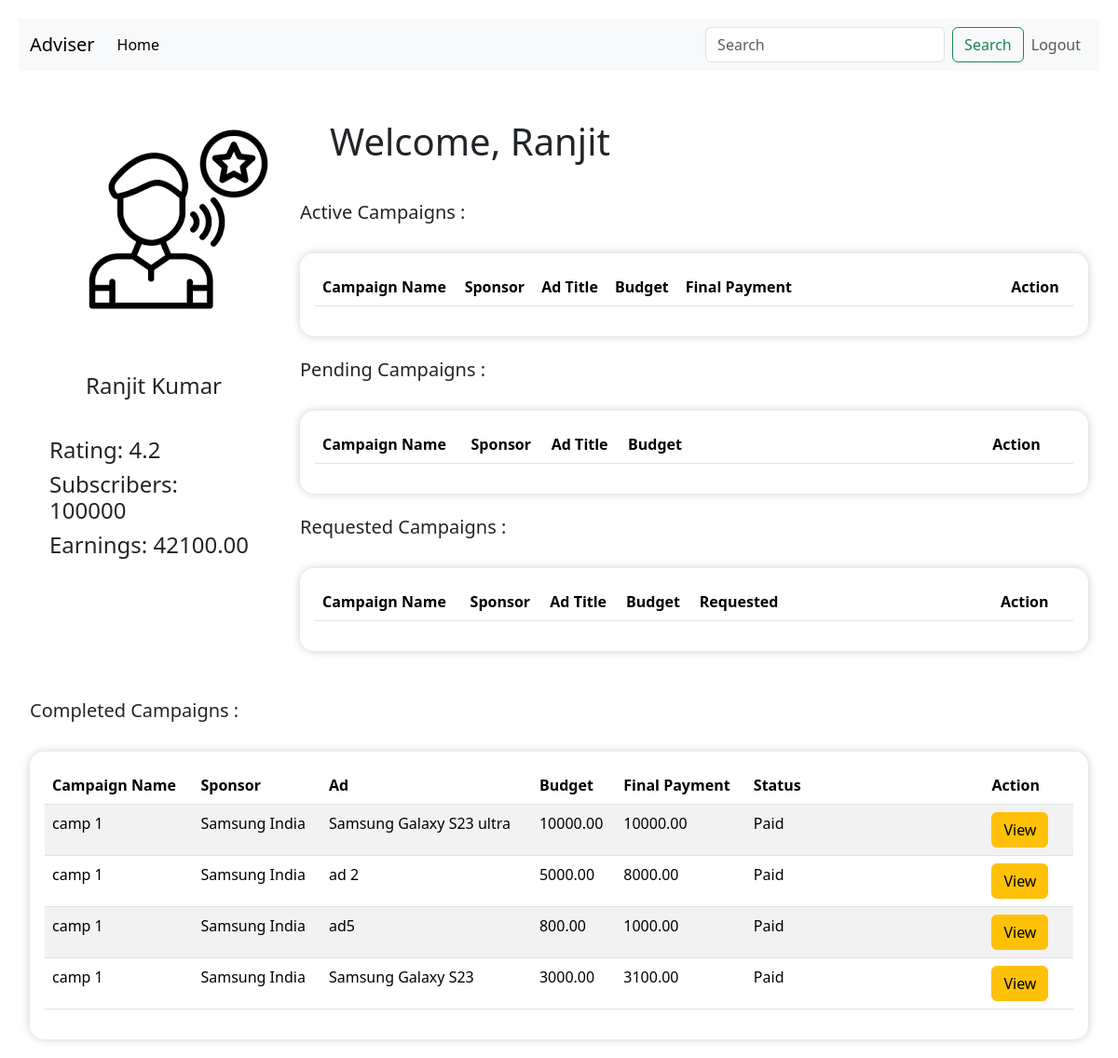
Page /influencer/geekyranjit/dashboard on the earlier database version.
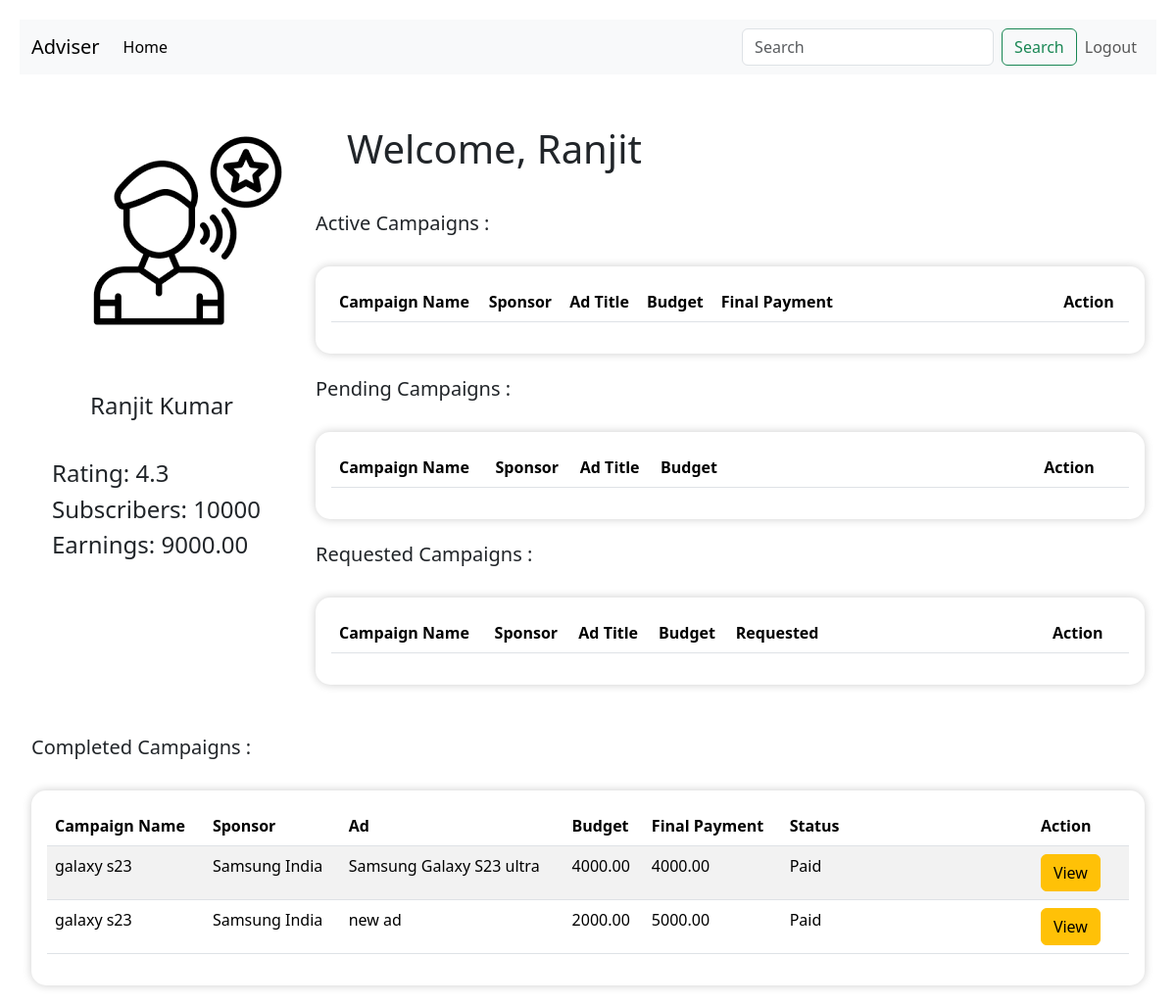
Same page on the later database version.
### backend/models.py (models this page shows)
class Influencer(db.Model):
    influencer_id=db.Column(db.Integer,primary_key=True,autoincrement=True)
    username=db.Column(db.String(),nullable=False,unique=True)
    password=db.Column(db.String(),nullable=False)
    f_name=db.Column(db.String(),nullable=False)
    l_name=db.Column(db.String(),nullable=False)
    earnings=db.Column(db.Numeric(10, 2),nullable=False,default=0)
    rating=db.Column(db.Numeric(3, 2),nullable=False,default=None)
    flagged=db.Column(db.Integer,nullable=False,default=0)
    admin_id=db.Column(db.Integer,db.ForeignKey('admin.admin_id'),nullable=False,default=1)
    category_id=db.Column(db.String(),db.ForeignKey("category.cat_id"),nullable=False)
    niche_id=db.Column(db.String(),db.ForeignKey("niche.niche_id"),nullable=False)
    social_media=db.Column(db.String(),nullable=False)
    subs=db.Column(db.Integer,nullable=False)
    category=db.relationship('Category', back_populates='influencers')
    niche = db.relationship('Niche', back_populates='influencers')
    admin=db.relationship('Admin', back_populates='influencers')
    ads=db.relationship('Adrequest',back_populates='influencers')

class Adrequest(db.Model):
    ad_id=db.Column(db.Integer,primary_key=True,autoincrement=True)
    campaign_id=db.Column(db.Integer,db.ForeignKey("campaign.campaign_id"),nullable=False)
    influencer_id=db.Column(db.Integer,db.ForeignKey("influencer.influencer_id"),nullable=False)
    name=db.Column(db.String(), nullable=False,unique=True)
    content=db.Column(db.String(), nullable=False)
    niche_id=db.Column(db.String(),db.ForeignKey("niche.niche_id"),nullable=False)
    status=db.Column(db.String(), nullable=False,default='pending')
    budget = db.Column(db.Numeric(10, 2), nullable=False)
    negotiate_budget=db.Column(db.Numeric(10, 2), nullable=False,default=0)
    niche=db.relationship('Niche',back_populates='adrequests')
    campaign=db.relationship('Campaign',back_populates='ads')
    influencers=db.relationship('Influencer',back_populates='ads')

class Campaign(db.Model):
    campaign_id=db.Column(db.Integer,primary_key=True,autoincrement=True)
    sponsor_id=db.Column(db.Integer,db.ForeignKey('sponsor.sponsor_id'),nullable=False)
    admin_id=db.Column(db.Integer,db.ForeignKey('admin.admin_id'),nullable=False,default=1)
    name=db.Column(db.String(),nullable=False,unique=True)
    category_id=db.Column(db.String(),db.ForeignKey("category.cat_id"),nullable=False)
    start_date=db.Column(db.Date,nullable=False)
    end_date = db.Column(db.Date, nullable=False)
    initial_budget=db.Column(db.Numeric(10, 2),nullable=False,default=0)
    budget = db.Column(db.Numeric(10, 2), nullable=False)
    status = db.Column(db.String(), nullable=False,default='active')
    visibility= db.Column(db.String(50),nullable=False)
    goals=db.Column(db.String(),nullable=False)
    flagged=db.Column(db.Integer,nullable=False,default=0)
    categories=db.relationship('Category',back_populates='campaigns')
    sponsors=db.relationship('Sponsor',back_populates='campaigns')
    admin=db.relationship('Admin',back_populates='campaigns')
    ads=db.relationship('Adrequest',back_populates='campaign')

class Sponsor(db.Model):
    sponsor_id=db.Column(db.Integer,primary_key=True,autoincrement=True)
    username=db.Column(db.String(),nullable=False,unique=True)
    password=db.Column(db.String(),nullable=False)
    company_name=db.Column(db.String(),nullable=False,unique=True)
    industry=db.Column(db.String(),nullable=False)
    initial_budget=db.Column(db.Numeric(10, 2),nullable=False,default=0)
    budget=db.Column(db.Numeric(10, 2),nullable=False)
    flagged=db.Column(db.Integer,nullable=False,default=0)
    admin_id=db.Column(db.Integer,db.ForeignKey('admin.admin_id'),nullable=False,default=1)
    campaigns=db.relationship('Campaign',back_populates='sponsors')
    admin=db.relationship('Admin',back_populates='sponsors')

### backend/users.py (the view)
@app.route('/influencer/<username>/dashboard',methods=['GET','POST'])                # influencer dashboard
def in_dash(username):
    inf=Influencer.query.filter_by(username=username).first()
    inf_ads=Adrequest.query.filter_by(influencer_id=inf.influencer_id).all()
    if int(inf.flagged)==1:
        return 'You have been flagged, Contact Admin !',400
    return render_template('influencer_dash.html',inf=inf,ads=inf_ads)

### templates/influencer_dash.html (shortened to what the changed rows need)
<!DOCTYPE html>
<html lang="en">
<head>
    <link rel="stylesheet" href="/static/style.css">
    <link href="https://cdn.jsdelivr.net/npm/bootstrap@5.3.3/dist/css/bootstrap.min.css" rel="stylesheet">
</head>
<body>
<div class="container-fluid" >
    <div class="row">
        <div class="col-md-3 side-panel" >
            <div class="mt-3" style="margin: 1rem; padding: 5px;">
                <h4 style="text-align: center; padding-bottom: 2rem;">{{ inf.f_name }} {{ inf.l_name }}</h4>
                <h4>Rating: <span >{{inf.rating|round(1)}}</span></h4>
                <h4 >Subscribers: {{inf.subs}}</h4>
                <h4>Earnings: {{inf.earnings}}</h4>
            </div>
        </div>
    <div class="col-md-9 main-panel">
        <h1 style="padding: 2rem;">Welcome, {{ inf.f_name }}</h1>
        <h5>Active Campaigns :</h5>
        <br>
        <div style="padding: 2rem 0rem 2rem 0rem;box-shadow: 0 0 10px rgba(0, 0, 0, 0.2);background-color: #fff;border: 0px solid rgb(101, 99, 99); padding: 1rem;border-radius: 15px;">
            <table class="table table-striped">
                <thead>
                  <tr>
                    <th scope="col">Campaign Name</th>
                    <th scope="col">Sponsor</th>
                    <th scope="col">Ad Title</th>
                    <th scope="col">Budget</th>
                    <th scope="col">Final Payment</th>
                    <th scope="col" style="padding-left: 14rem;">Action</th>
                  </tr>
                </thead>
</table>
        </div>
        <br>
        <h5>Pending Campaigns :</h5>
        <br>
        <div style="padding: 2rem 0rem 2rem 0rem;box-shadow: 0 0 10px rgba(0, 0, 0, 0.2);background-color: #fff;border: 0px solid rgb(101, 99, 99); padding: 1rem;border-radius: 15px;">
            <table class="table table-striped">
                <thead>
                  <tr>
                    <th scope="col">Campaign Name</th>
                    <th scope="col">Sponsor</th>
                    <th scope="col">Ad Title</th>
                    <th scope="col">Budget</th>
                    <th scope="col" style="padding-left: 20rem;">Action</th>
                  </tr>
                </thead>
</table>
        </div>
        <br>
        <h5>Requested Campaigns :</h5>
        <br>
        <div style="padding: 2rem 0rem 2rem 0rem;box-shadow: 0 0 10px rgba(0, 0, 0, 0.2);background-color: #fff;border: 0px solid rgb(101, 99, 99); padding: 1rem;border-radius: 15px;">
            <table class="table table-striped">
                <thead>
                  <tr>
                    <th scope="col">Campaign Name</th>
                    <th scope="col">Sponsor</th>
                    <th scope="col">Ad Title</th>
                    <th scope="col">Budget</th>
                    <th scope="col">Requested</th>
                    <th scope="col" style="padding-left: 14rem;">Action</th>
                  </tr>
                </thead>
</table>
        </div>
    </div>
<div style="margin-top: 2rem;">
        <br>
    <div style="padding: 2rem 0rem 2rem 0rem;box-shadow: 0 0 10px rgba(0, 0, 0, 0.2);background-color: #fff;border: 0px solid rgb(101, 99, 99); padding: 1rem;border-radius: 15px;">
            <table class="table table-striped">
                <thead>
                  <tr>
                    <th scope="col">Campaign Name</th>
                    <th scope="col">Sponsor</th>
                    <th scope="col">Ad</th>
                    <th scope="col">Budget</th>
                    <th scope="col">Final Payment</th>
                    <th scope="col">Status</th>
                    <th scope="col" style="padding-left: 12rem;">Action</th>
                  </tr>
                </thead>
                <tbody>
            {% for ad in ads %}
            {% if ad.status=='Paid' or ad.status=='ad req fulfilled' %}
            <tr style="width: auto;">
                <td>{{ad.campaign.name}}</td>
                <td>{{ad.campaign.sponsors.company_name}}</td>
                <td>{{ad.name}}</td>
                <td>{{ad.budget}}</td>
                {%if ad.negotiate_budget>ad.budget%}
                <td>{{ad.negotiate_budget}}</td>
                {%else%}
                <td>{{ad.budget}}</td>
                {%endif%}
                <td>{{ad.status}}</td>
                <td style="padding-left: 12rem;">
                        <button type="button" class="btn btn-warning" data-bs-toggle="modal" data-bs-target="#viewadd{{ad.ad_id}}">View</button>
                </td>
            </tr>
    {%endif%}
{%endfor%}
</tbody>
</table>
        </div>
    </div>
</div>
</div>
</body>
</html>

Differences in the rows shown:
removed Adrequest: campaign.name "camp 1", campaign.sponsors.company_name "Samsung India", name "ad5", budget "800.00", negotiate_budget "1000.00", status "Paid"
removed Adrequest: campaign.name "camp 1", campaign.sponsors.company_name "Samsung India", name "Samsung Galaxy S23", budget "3000.00", negotiate_budget "3100.00", status "Paid"
changed Influencer "Ranjit": rating "4.2" → "4.3"; subs "100000" → "10000"; earnings "42100.00" → "9000.00"
changed Adrequest "Samsung Galaxy S23 ultra": campaign.name "camp 1" → "galaxy s23"; budget "10000.00" → "4000.00"
changed Adrequest: campaign.name "camp 1" → "galaxy s23"; name "ad 2" → "new ad"; budget "5000.00" → "2000.00"; negotiate_budget "8000.00" → "5000.00"
